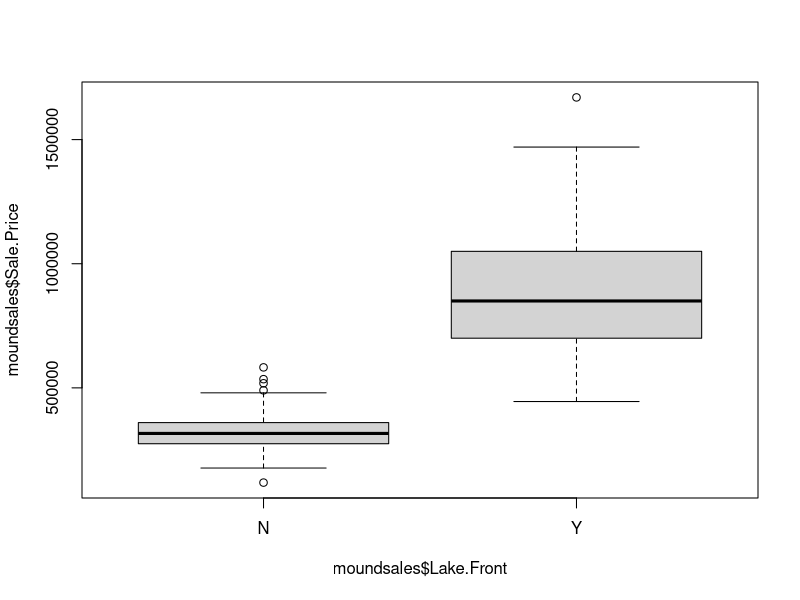
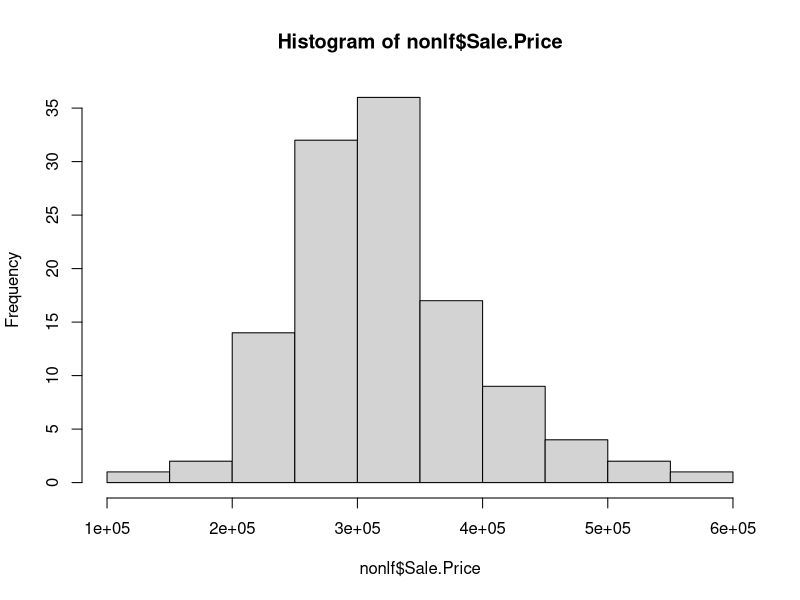
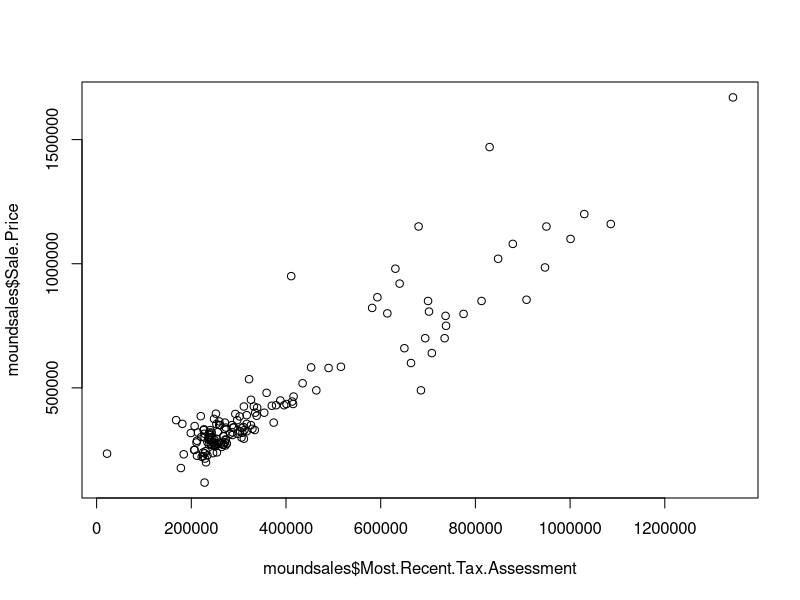
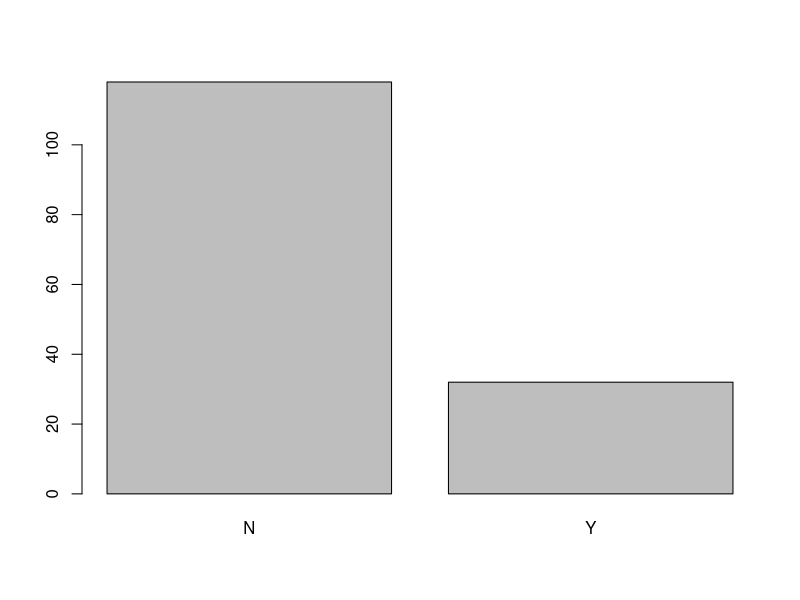

Source code (R) for these figures, in order:
## ---- chunk 1
knitr::opts_chunk$set(echo = TRUE)
## ---- chunk 2
moundsales <- read.table("moundsales.csv", sep = ",", header = TRUE)
## ---- chunk 3
nonlf <- subset(moundsales, moundsales$Lake.Front == 'N')
## ---- chunk 4
lakefront <- subset(moundsales, moundsales$Lake.Front == 'Y')
summary(lakefront)
boxplot(moundsales$Sale.Price ~ moundsales$Lake.Front)
## ---- chunk 5
under300k <- subset(nonlf, nonlf$Sale.Price < 300000)
dim(under300k)
## ---- chunk 6
S300kT245 <- subset(nonlf, nonlf$Sale.Price > 300000 & nonlf$Most.Recent.Tax.Assessment < 246000)
dim(S300kT245)
## ---- chunk 7
Over299k <- subset(nonlf, nonlf$Sale.Price > 299999)
72/118
## ---- chunk 8
table(moundsales$Lake.Front)
## ---- chunk 9
milsale <- subset(moundsales, moundsales$Sale.Price > 999999)
View(milsale)
## ---- chunk 10
9/32
## ---- chunk 11
format(nonlf$Sale.Price, scientific = FALSE)
hist(nonlf$Sale.Price)
## ---- chunk 12
sd(nonlf$Sale.Price)
## ---- chunk 13
(300000 - 324801)/74870
## ---- chunk 14
1 - pnorm(-.331)
## ---- chunk 15
plot(moundsales$Sale.Price ~ moundsales$Most.Recent.Tax.Assessment)
lm(moundsales$Sale.Price ~ moundsales$Most.Recent.Tax.Assessment)
summary(lm(moundsales$Sale.Price ~ moundsales$Most.Recent.Tax.Assessment))
## ---- chunk 16
moundsales <- read.table("moundsales.csv", sep = ",", header = TRUE)
## ---- chunk 17
dim(moundsales)
length(dim(moundsales))
names(moundsales)
## ---- chunk 18
head(moundsales)
tail(moundsales)
## ---- chunk 19
summary(moundsales$Sale.Price)
summary(moundsales$Most.Recent.Tax.Assessment)
## ---- chunk 20
table(moundsales$Lake.Front)
## ---- chunk 21
milsale <- subset(moundsales, moundsales$Sale.Price > 999999)
View(milsale)
## ---- chunk 22
lakefront <- table(moundsales$Lake.Front)
barplot(lakefront)
## ---- chunk 23
nonlf <- subset(moundsales, moundsales$Lake.Front == 'N')
## ---- chunk 24
summary(nonlf$Sale.Price)
summary(nonlf$Most.Recent.Tax.Assessment)
## ---- chunk 25
summary(nonlf$SQFT)
## ---- chunk 26
summary(nonlf$Lot.Size.Sqft)
## ---- chunk 27
summary(nonlf$Year.Built)
## ---- chunk 28
under300k <- subset(nonlf, nonlf$Sale.Price < 300000)
dim(under300k)
